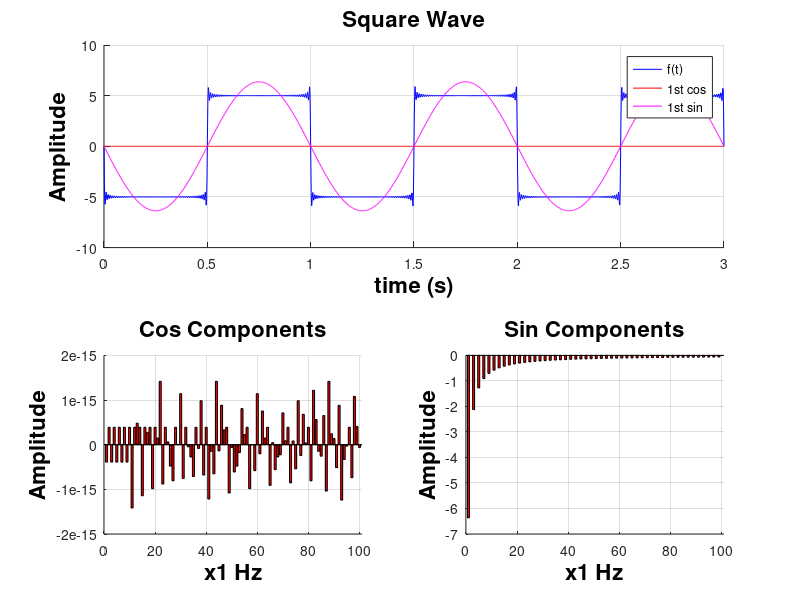

Here is the MATLAB script that generated this plot:
% USAGE: square_wave_project ([T, [num, [max, [min, [start, [state]]]]]])

function [] = square_wave_project (varargin)	
	% if there is more coputing power, increase these
	periods = 3;	% number of periods to display
	points = 500;	% number of points each second, recommend at least 500
	
	% get the default values for unstated options
	[T, num, max, min, start, state] = get_default_options(varargin)
	
	t = linspace(start, start+periods*T, points*periods*T);
	[f, aN, bN, cos_component, sin_component] = make_square_wave(T, num, max, min, start, state, t);
	
	visualization(f, t, aN, bN, 1/T, cos_component, sin_component);
end

function [T, num, max, min, start, state] = get_default_options (varargin)
	T_default = 1;		% period
	num_default = 100;	% number of addends to compute
	max_default = 5;	% high value
	min_default = -5;	% low value
	start_default = 0;	% starting time	
	state_default = 0;	% starting state (1 or 0)
	
	% only want 6 optional inputs at most
	numvarargs = length(varargin{1});
	if numvarargs > 6
		error('square_wave_project:TooManyInputs', ...
		'requires at most 6 optional inputs');
	end
	
	% set defaults for optional inputs
	optargs = {T_default, num_default, max_default, min_default, start_default, state_default};
	
	% overwrite the default values with input values
	optargs(1:numvarargs) = varargin{1};

	% place optional args in memorable variable names
	[T, num, max, min, start, state] = optargs{:};
end

function [f, aN, bN, cos_component, sin_component] = make_square_wave (T, num, max, min, start, state, t)
	% f1=max if state=1, f1=min if state=0
	f1 = mod(state, 2)*max + (1 - mod(state, 2))*min;
	f2 = mod(state, 2)*min + (1 - mod(state, 2))*max;
	w = 2*pi/T;
	
	% initialize f with the first coefficient
	a0 = (max + min)/2;
	for i=1 : length(t)
		f(i) = a0;
	end
	
	% calculate the coefficient for the addends
	for(i=1 : num)
		aN(i) = (f1-f2)*(sin(i*w*(start+T/2))-sin(i*w*start))/(i*pi);
		bN(i) = -(f1-f2)*(cos(i*w*(start+T/2))-cos(i*w*start))/(i*pi);
		for j=1 : length(t)
			cos_component(i, j) = aN(i)*cos(i*w*t(j));
			sin_component(i, j) = bN(i)*sin(i*w*t(j));
			f(j) = f(j) + cos_component(i, j) + sin_component(i, j);
		end
	end
end

function [] = visualization (f, t, aN, bN, freq, cos_component, sin_component)
	figure(1);
	clf;
	
	vert=2;
	horz=2;
	
	subplot(vert, horz, [1,2]);
	hold on;
	grid on;
	plot(t, f, 'b-');
	plot(t, cos_component(1, :), 'r-');
	plot(t, sin_component(1, :), 'm-');
	legend('f(t)', '1st cos', '1st sin');
	title('Square Wave','FontSize',16,'FontWeight','bold','Color','k');
	xlabel('time (s)','FontSize',16,'FontWeight','bold','Color','k');
	ylabel('Amplitude','FontSize',16,'FontWeight','bold','Color','k');
	
	step = 1 : 1 : size(aN, 2);	% start : step : stop
	
	subplot(vert, horz, 3);
	hold on;
	grid on;
	bar(step, aN, 'r');
	% this one only works for Octave
	% axis([0 size(aN, 2)]);
	xlim([0 size(aN, 2)+1]);
	title('Cos Components','FontSize',16,'FontWeight','bold','Color','k');
	xlabel(['x', num2str(freq), ' Hz'],'FontSize',16,'FontWeight','bold','Color','k');
	ylabel('Amplitude','FontSize',16,'FontWeight','bold','Color','k');
	
	subplot(vert, horz, 4);
	hold on;
	grid on;
	bar(step, bN, 'r');
	% this one only works for Octave
	% axis([0 size(bN, 2)]);
	xlim([0 size(bN, 2)+1]);
	title('Sin Components','FontSize',16,'FontWeight','bold','Color','k');
	xlabel(['x', num2str(freq), ' Hz'],'FontSize',16,'FontWeight','bold','Color','k');
	ylabel('Amplitude','FontSize',16,'FontWeight','bold','Color','k');
end
